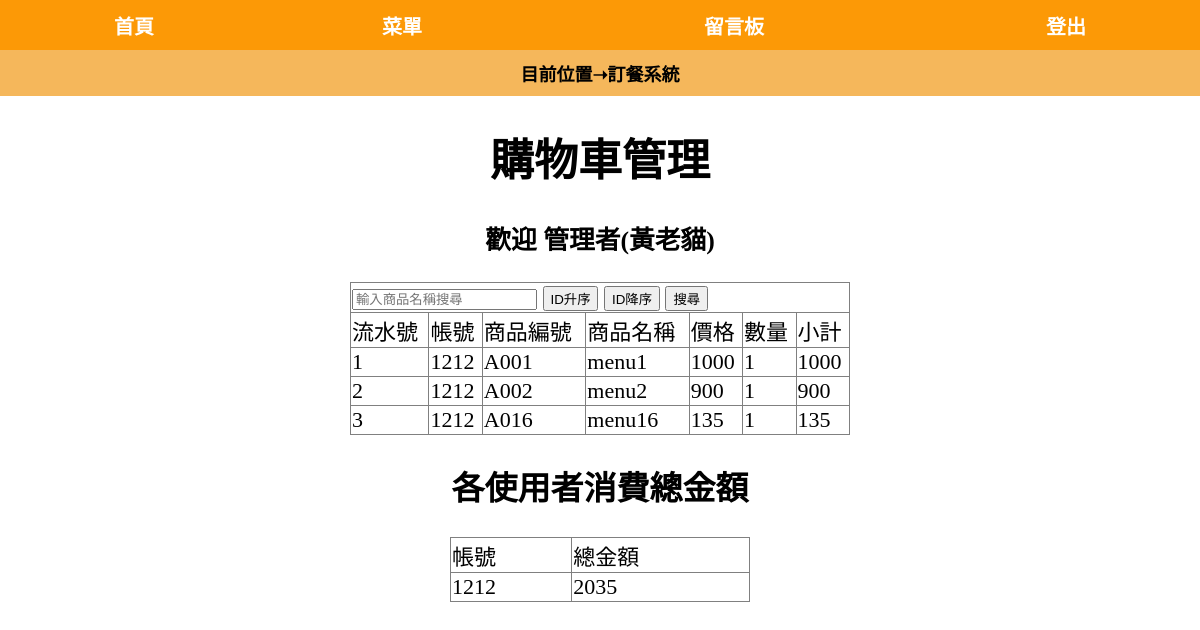
Page /order.php (signed in) on the committed database.
### tables this page shows
CREATE TABLE `order` (
  `id` int(11) NOT NULL,
  `account` varchar(20) NOT NULL,
  `c_num` varchar(20) NOT NULL,
  `c_name` varchar(20) NOT NULL,
  `c_money` int(11) NOT NULL,
  `amount` int(11) DEFAULT 1
);

### order.php (the view, shortened to what this page needs)
<!DOCTYPE html>
<html lang="en">
<head>
    <?php include "db.php"; ?>
    <link rel="stylesheet" href="style/food.css">
</head>
<body align="center">
    <table class="header" style="height: 12%;">
        <tr>
            <td><a href="index user a.php">首頁</a></td>
            <td><a href="order2.php">菜單</a></td>
            <td><a href="order3.php">留言板</a></td>
            <td><a href="logout.php">登出</a></td>
        </tr>
        <tr>
            <td colspan="4" class="Indicator">目前位置➝訂餐系統</td>
        </tr>
    </table>
    <h1>購物車管理</h1>
    <h3>歡迎 <?php echo $_SESSION['name']; ?></h3>
    <div align="center">
    <table border="1" style="width:500px; margin-top:10px;">
    <form method="get">
        <tr>
            <td colspan="7">
                <input type="text" name="keyword" placeholder="輸入商品名稱搜尋"
                    value="<?php echo isset($_GET['keyword']) ? $_GET['keyword'] : ''; ?>">
                <button type="submit" name="order" value="asc">ID升序</button>
                <button type="submit" name="order" value="desc">ID降序</button>
                <button type="submit">搜尋</button>
            </td>
        </tr>
    </form>
    <tr>
        <td>流水號</td>
        <td>帳號</td>
        <td>商品編號</td>
        <td>商品名稱</td>
        <td>價格</td>
        <td>數量</td>
        <td>小計</td>
    </tr>
    <?php
    $account=$_SESSION["account"];
    $sql = "SELECT * FROM `order` WHERE account ='$account'";
    $res = mysqli_query($link, $sql);
    if (mysqli_num_rows($res) > 0) {
        while ($row = mysqli_fetch_assoc($res)) {
            $subtotal = $row["c_money"] * $row["amount"];
            echo "<tr>";
            echo "<td>{$row['id']}</td>";
            echo "<td>{$row['account']}</td>";
            echo "<td>{$row['c_num']}</td>";
            echo "<td>{$row['c_name']}</td>";
            echo "<td>{$row['c_money']}</td>";
            echo "<td>{$row['amount']}</td>";
            echo "<td>{$subtotal}</td>";
            echo "</tr>";
        }
    }
    ?>
</table>
        <h2>各使用者消費總金額</h2>
        <table border="1" style="width:300px;">
            <tr>
                <td>帳號</td>
                <td>總金額</td>
            </tr>
            <?php
            $sql_total = "SELECT account, SUM(c_money * amount) AS total FROM `order` WHERE account  ='$account' GROUP BY account ";
            $res_total = mysqli_query($link, $sql_total);
            while ($row = mysqli_fetch_assoc($res_total)) {
                echo "<tr>";
                echo "<td>{$row['account']}</td>";
                echo "<td>{$row['total']}</td>";
                echo "</tr>";
            }
            ?>
        </table>
    </div>
</body>
</html>

### style/food.css (style rules this page uses)
body { font-family:'DFKai-sb';font-size: 22px; }
body, html { height: 100%; margin: 0; }
table { width: 100%; height: 100%; border-collapse: collapse; }
.header { height: 50px; text-align: center; background-color: rgb(252, 153, 6); font-size: 20px; font-weight: bold; }
.header a { color:white; text-decoration: none; }
.Indicator { background-color:rgb(245, 183, 91); color: black; font-size: 18px; text-align: center; }
a { text-decoration: none; }

### rows in the picture
order: id "1", account "1212", c_num "A001", c_name "menu1", c_money "1000", amount "1"
order: id "2", account "1212", c_num "A002", c_name "menu2", c_money "900", amount "1"
order: id "3", account "1212", c_num "A016", c_name "menu16", c_money "135", amount "1"

### other values in the picture
$_SESSION['name'] "管理者(黃老貓)"
$row['account'] "1212"
$row['total'] "2035"
